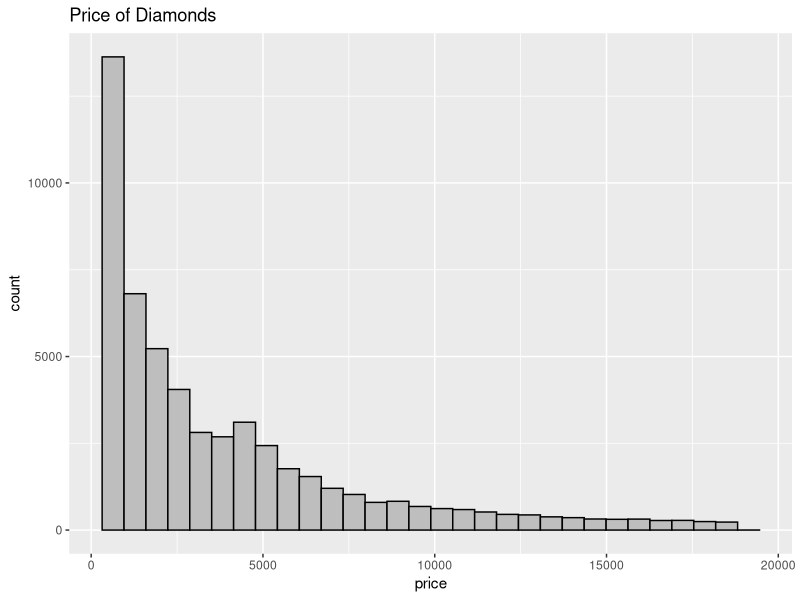
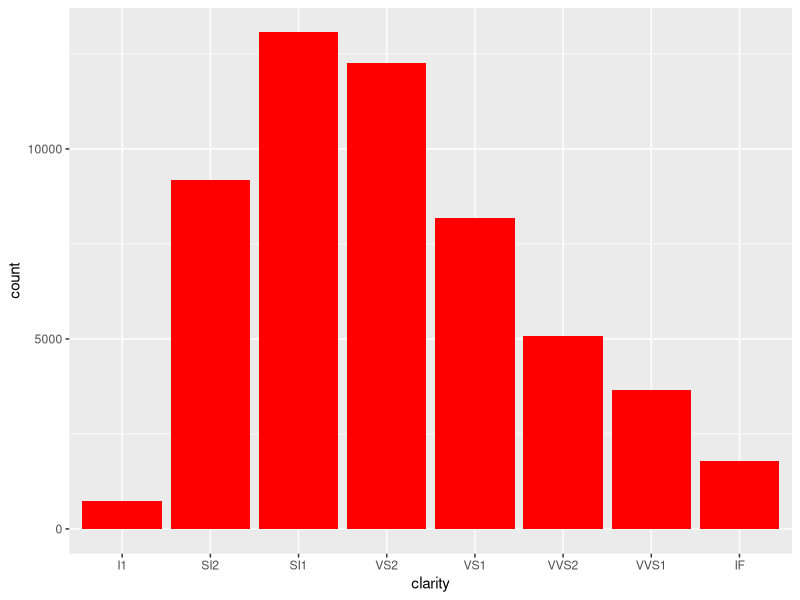
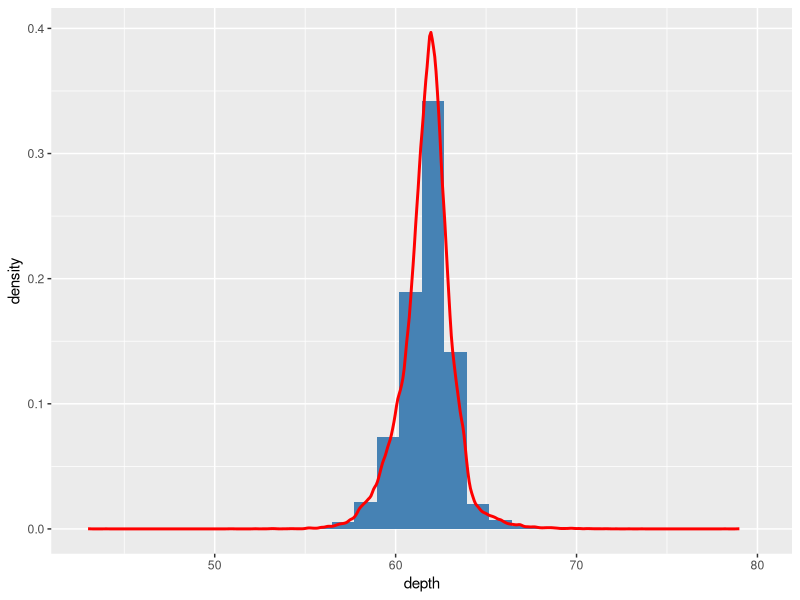
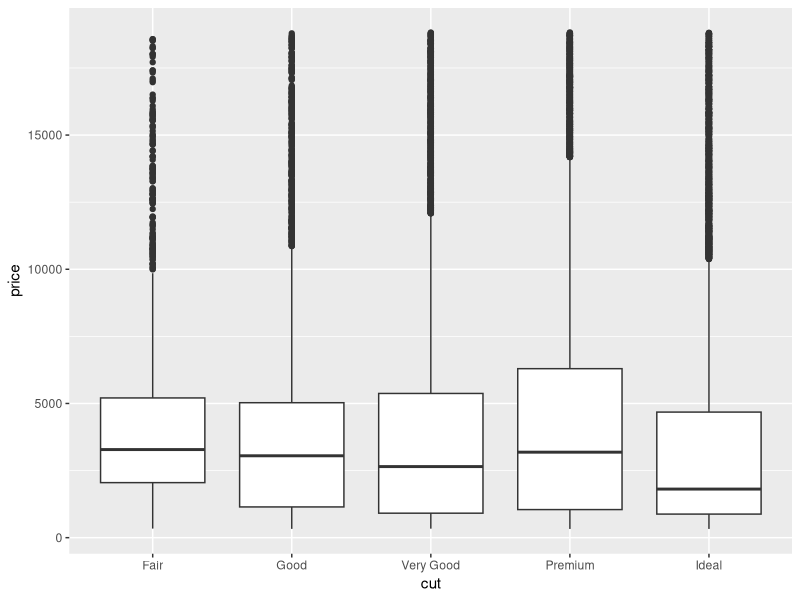
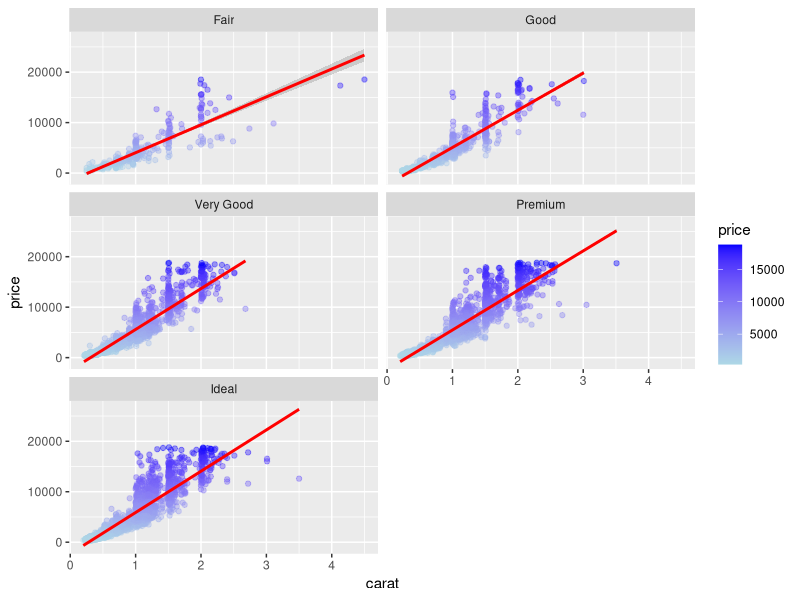

The R script that drew these images, in order:
## ---- chunk 1
library(ggplot2)

summary(diamonds)
## ---- chunk 2
ggplot(data=diamonds, aes(x=price)) +
  geom_histogram(fill="gray", color="black") +
  ggtitle("Price of Diamonds")

## ---- chunk 3
ggplot(data = diamonds, aes(x=clarity)) + 
  geom_bar(fill='red')

## ---- chunk 4
ggplot(data=diamonds, aes(x=depth, y =..density..)) + 
  geom_histogram(fill = "steelblue") +
  geom_density(color = "red", linewidth = 1)

## ---- chunk 5
ggplot(data=diamonds, aes(x=cut, y=price)) + 
  geom_boxplot()
## ---- chunk 6
library("dplyr")
ggplot(sample_frac(diamonds, 0.20), aes(x=carat, y=price, col=price)) +
  geom_point(alpha = 0.4) +
  scale_color_gradient(low = "lightblue", high = "blue") +
  geom_smooth(method = lm, color = "red") +
  facet_wrap(~cut, ncol = 2)

